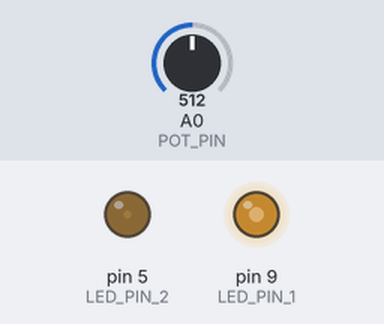
A sketch run on a simulated Arduino Uno, built with avr-gcc and run on an emulated ATmega328P. Shown: output pins drawn as LEDs (lit = HIGH). Inputs (shaded band) come from the test bench; at power-on: A0 (POT_PIN) = 512.

Above: at 1.2 s.
1.3 s: A0 (POT_PIN) set to 716
At 2.2 s:
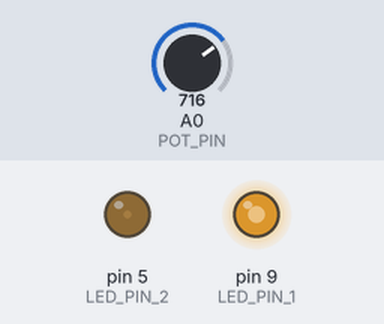
2.8 s: A0 (POT_PIN) set to 900
At 3.3 s:
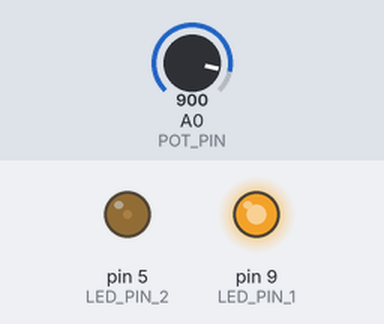
4.3 s: A0 (POT_PIN) set to 122
At 5.5 s:
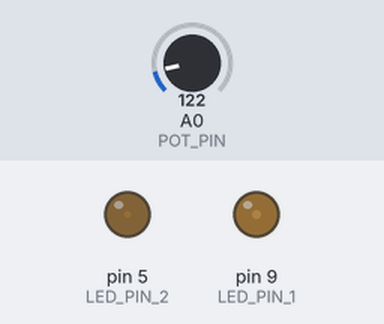
5.8 s: A0 (POT_PIN) set to 0
At 6.8 s:
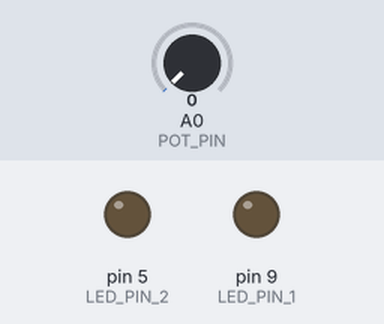
7.3 s: A0 (POT_PIN) set to 511
At 8.0 s:
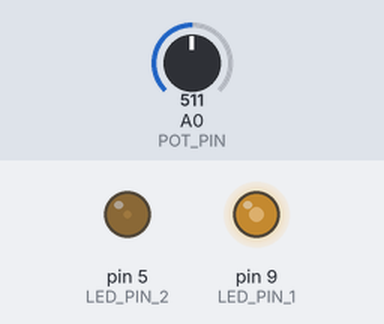
Timing chart, 0 to 9.8 s (numbered marks = the images above; inputs shaded):
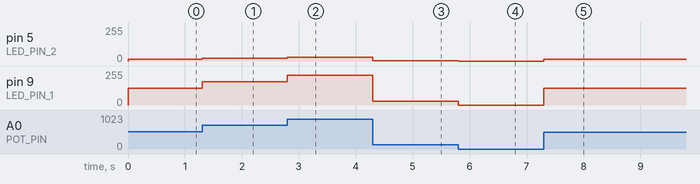

The sketch:

pot_light_2.ino
```cpp
#define LED_PIN_1 9
#define LED_PIN_2 5
#define POT_PIN A0

int old_rotation = 0;

void setup() {
  pinMode(LED_PIN_1, OUTPUT);
  pinMode(LED_PIN_2, OUTPUT);
  pinMode(POT_PIN, INPUT);

  //Serial.begin(9600);
}

void loop() {
  int rotation, brightness;

  rotation = analogRead(POT_PIN);

  // round rotation
  rotation = (rotation/ 20) * 20;

  // make changed only if got new value
  if(old_rotation != rotation) {
    old_rotation = rotation;

    brightness = rotation / 4;

    analogWrite(LED_PIN_1, brightness);

    analogWrite(LED_PIN_2, brightness / 8);
    /*
    Serial.print("rotation: ");
    Serial.print(rotation);
    Serial.print(" brightness: ");
    Serial.println(brightness);
    */
  }

}
```

Measured:
- after the input at 1.3 s, pin 5 (LED_PIN_2): 15/255 → 21/255 at once; pin 9 (LED_PIN_1): 125/255 → 175/255 at once
- after the input at 2.8 s, pin 5 (LED_PIN_2): 21/255 → 28/255 at once; pin 9 (LED_PIN_1): 175/255 → 225/255 at once
- after the input at 4.3 s, pin 5 (LED_PIN_2): 28/255 → 3/255 at once; pin 9 (LED_PIN_1): 225/255 → 30/255 at once
- after the input at 5.8 s, pin 5 (LED_PIN_2): 3/255 → 0/255 at once; pin 9 (LED_PIN_1): 30/255 → 0/255 at once
- after the input at 7.3 s, pin 5 (LED_PIN_2): 0/255 → 15/255 at once; pin 9 (LED_PIN_1): 0/255 → 125/255 at once
